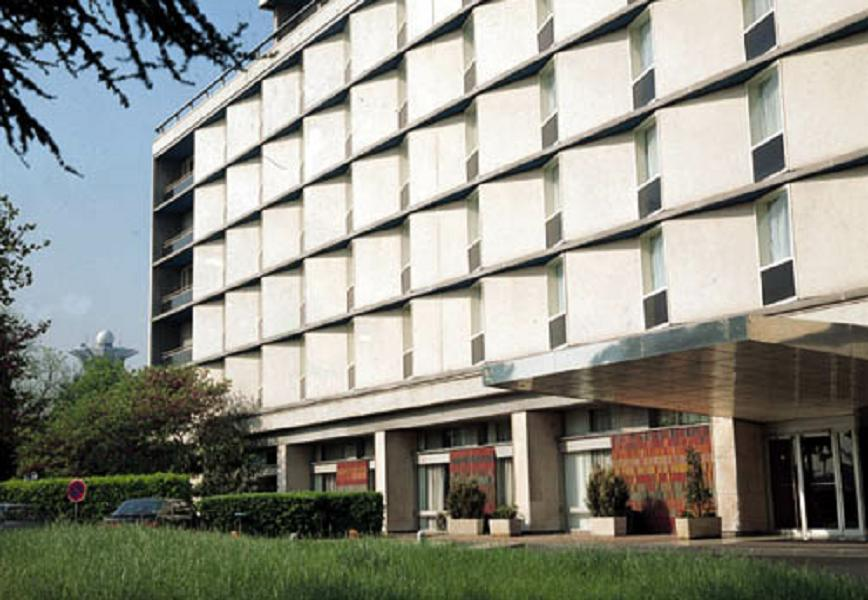
#> input picture image_processing/20200114/data/building.jpg, 868 x 600 px
$ jupyter execute --allow-errors 1.1_corner.ipynb   (shell and % lines are left out)   (older library calls are emulated)
#> lines starting #> are read from the running program, lines starting #| are printed output that depends on the picture; after the words box and inside, x2 and y2 are one past the last pixel; in counts of white or black regions, pixels touching at a corner belong together; long printed decimals are rounded
[cell 1]
import cv2, numpy as np
import math
import time
import random
from matplotlib import pyplot as plt
#import imutils

import qrcode

from pyzbar.pyzbar import decode #visual c 설치해야한다.
from bokeh.plotting import figure
from bokeh.io import output_notebook, show, push_notebook


output_notebook()


def imshow(tit, image) :
    plt.title(tit)
    if len(image.shape) == 3 :
        plt.imshow(cv2.cvtColor(image, cv2.COLOR_BGR2RGB))
    else :
        plt.imshow(image, cmap="gray")
    plt.show()


def create_win(frames, scale=1.0) :
    global myImage

    all = []
    for f in frames :
        if len(f.shape ) !=  3 : f = cv2.cvtColor(f, cv2.COLOR_GRAY2BGR)
        all.append(f)
    frame = np.vstack(all)

    fr=cv2.cvtColor(frame, cv2.COLOR_BGR2RGBA) # because Bokeh expects a RGBA image
    fr=cv2.flip(fr, -1) # because Bokeh flips vertically
    width=fr.shape[1]
    height=fr.shape[0]

    p = figure(x_range=(0,width), y_range=(0,height), output_backend="webgl", width=int(width*scale), height=int(height*scale))
    myImage = p.image_rgba(image=[fr], x=0, y=0, dw=width, dh=height)
    show(p, notebook_handle=True)


def update_win(frames) :

    all = []
    for f in frames :
        if len(f.shape ) !=  3 : f = cv2.cvtColor(f, cv2.COLOR_GRAY2BGR)
        all.append(f)
    frame = np.vstack(all)

    fr=cv2.cvtColor(frame, cv2.COLOR_BGR2RGBA)
    fr=cv2.flip(fr, -1)
    myImage.data_source.data['image']=[fr]
    push_notebook()
    time.sleep(0.05)

## Harris Corner

[cell 2]
src = cv2.imread('./data/building.jpg', cv2.IMREAD_GRAYSCALE)
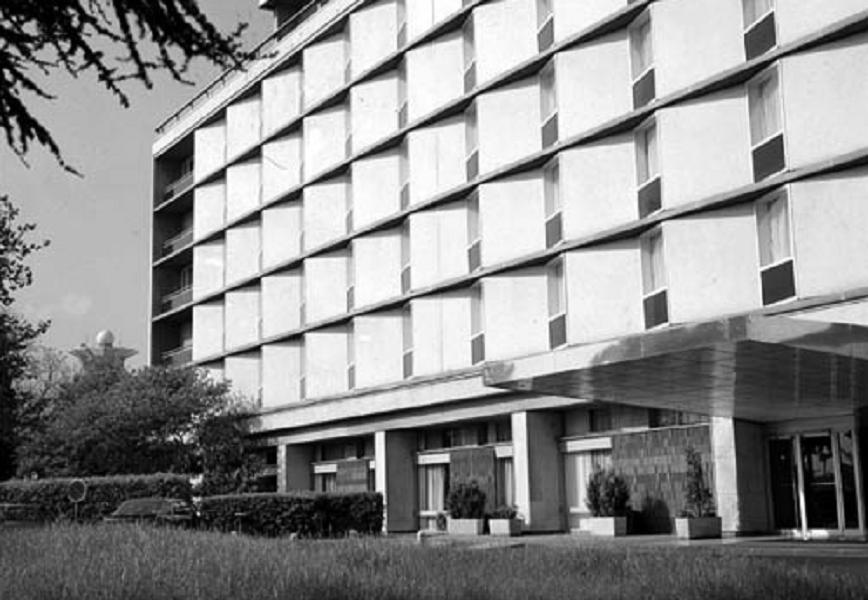
#> src: shape (600, 868); min 0, max 255, mean 142.3
#src = cv2.imread('./data/corner.png', cv2.IMREAD_GRAYSCALE)
#src = cv2.imread('./data/chessBoard.jpg', cv2.IMREAD_GRAYSCALE)
src_Gblur = cv2.GaussianBlur(src, (11,11), 0)
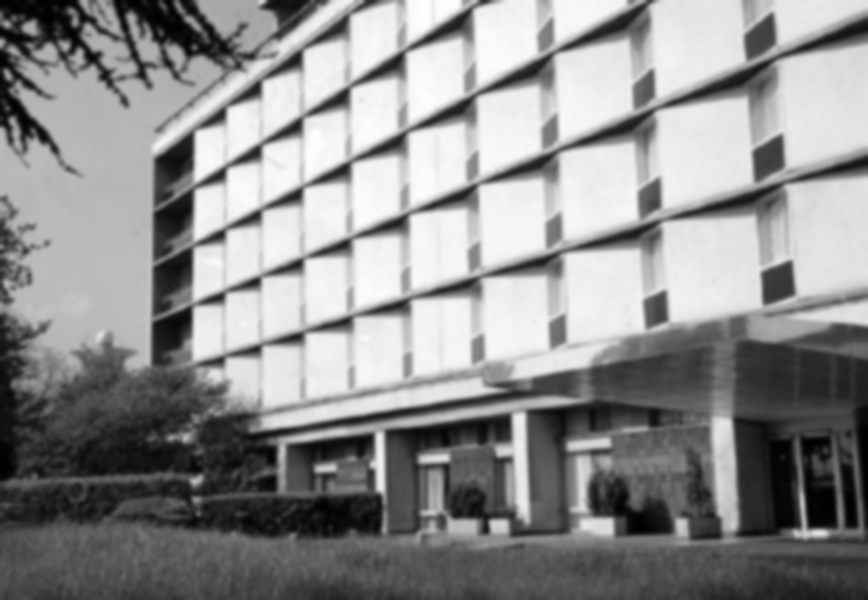
#> src_Gblur: shape (600, 868); min 0, max 254, mean 142.3


#  block 크기, 소벨크기,    k=0.04~0.06     R=Det() - kTr()
harris = cv2.cornerHarris(src_Gblur, 3, 3, 0.04) # 코너는 변화하는 구간(고주파 성분)에서 존재함 ..흑백이미지, 3 , 커널사이즈
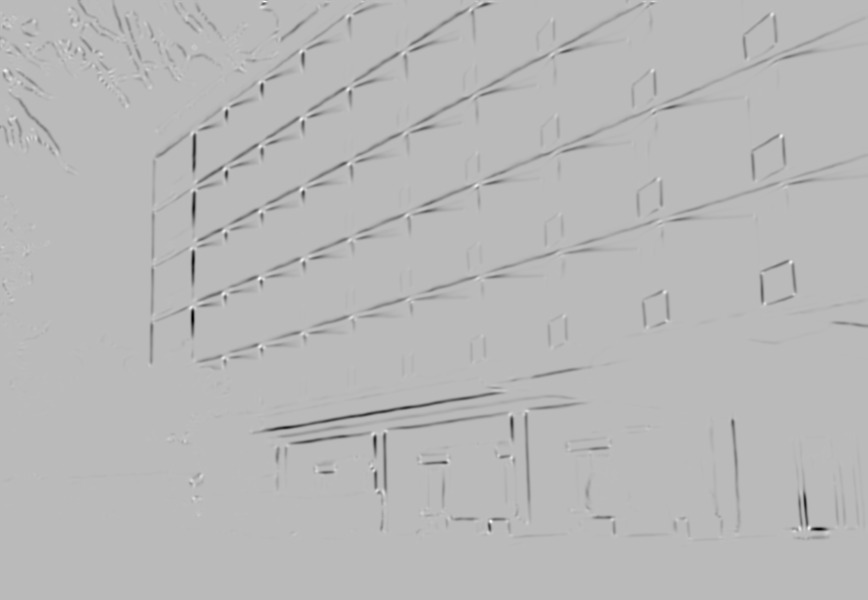
#> harris: shape (600, 868) float32; min -0.000357, max 0.00013, mean -4.4e-06; drawn with min black and max white
print(harris.dtype)
#| float32
print(harris.shape)
#| (600, 868)

print(np.min(harris)) #코너일 수있는 값
#| -0.000357
print(np.max(harris))
#| 0.0001301

#히스토그램을 통해서 정규적으로 분포를 보자, 1차원 배열로 만들어야 함
plt.hist(harris.ravel())
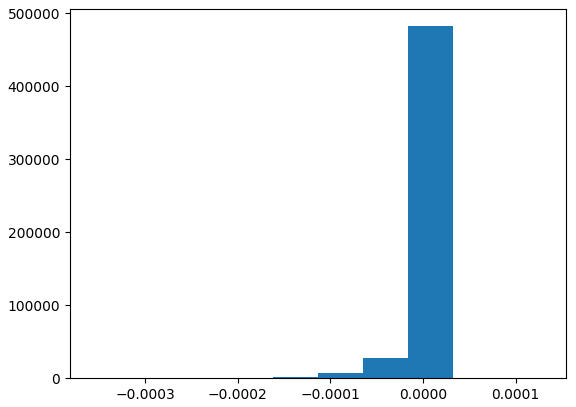
#> figure drawn by matplotlib, 1 panel; tallest bar 482076 high, from x = -1.61e-05 to 3.26e-05

[cell 3]
harris_norm = cv2.normalize(harris, None, 0, 255, cv2.NORM_MINMAX, cv2.CV_8U) #내가 원하는 타입으로 바꿀수 있음,
#0~255로 만들어 NORM_MINMAX(정규화) 시키라

print(harris_norm.dtype) #넘파이 타입
#| uint8
imshow('',harris_norm)

[cell 4]
dst = cv2.cvtColor(src_Gblur, cv2.COLOR_GRAY2BGR)


# for y in range(harris_norm.shape[0]):
#         for x in range(harris_norm.shape[1]):
#             if harris_norm[y, x] > 200: #기준 값 보다 클 때
#                     cv2.circle(dst, (x, y), 5, (0, 0, 255), 2) # x,y에 반지름5로 동그라미를 그려라 빨간색(0, 0, 255)으로


imshow('src', src)
imshow('harris_norm', harris_norm)
imshow('dst', dst)

[cell 5]
src = cv2.imread('./data/building.jpg')
#> src is the input picture: shape (600, 868, 3); mean B, G, R 133.7, 143.6, 142.9
src_gray = cv2.imread('./data/building.jpg', cv2.IMREAD_GRAYSCALE)#그레이스케일은 0이다
#넘파이가 허용하는 표현
harris = cv2.cornerHarris(src_gray, 3, 3, 0.04)
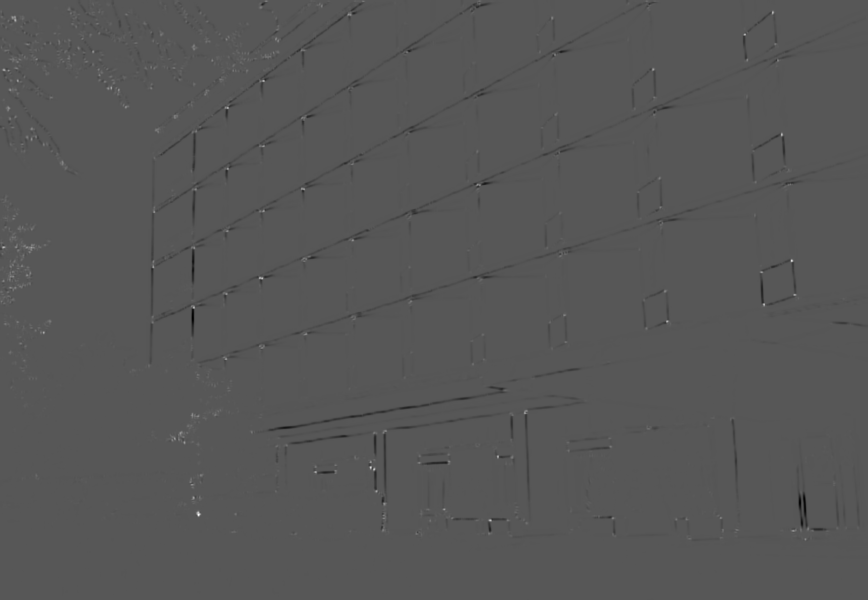
#> harris: shape (600, 868) float32; min -0.00518, max 0.01, mean -2.09e-05; drawn with min black and max white
src[harris>0.005*harris.max()] = [0,0,255]#0.01 곱하는건 10퍼센트 곱하는거, 즉 10퍼센트 정도보다 크면 색깔[0,0,255] 표시
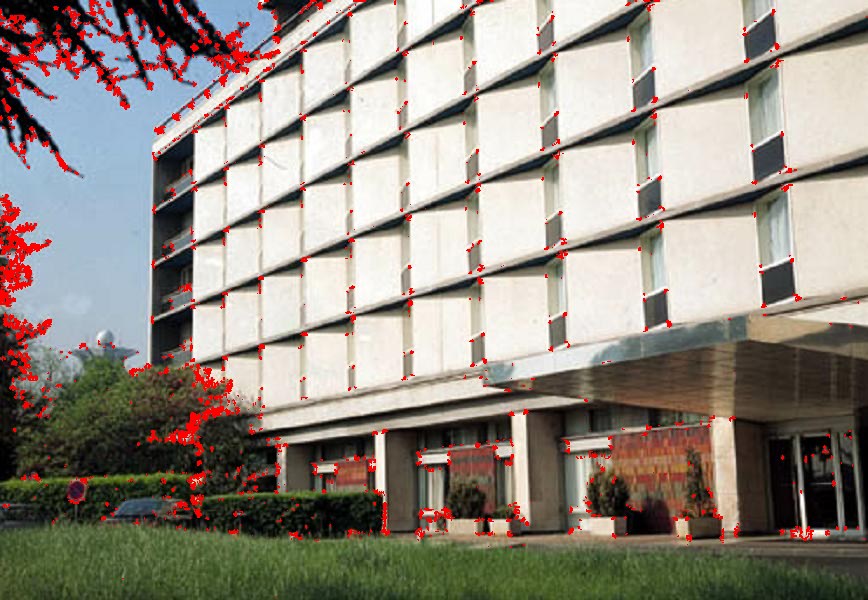
#> src: shape (600, 868, 3); 3.38% of pixels changed, all inside (x1, y1, x2, y2) = (0, 0, 867, 597)
imshow('',src)

[cell 6]
src = cv2.imread('./data/chessBoard.jpg', cv2.IMREAD_GRAYSCALE)
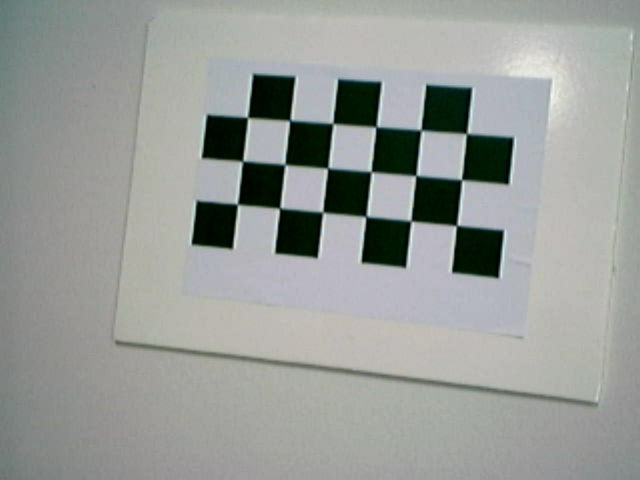
#> input picture image_processing/20200114/data/chessBoard.jpg, 640 x 480 px
#> src: shape (480, 640); min 0, max 245, mean 154.1
#src = cv2.imread('corner.png', cv2.IMREAD_GRAYSCALE)

fast = cv2.FastFeatureDetector_create(50)  # 작아지면 코너 많이 검출딤, 원에서도 검출되지만 중첨되서 검출될수 있음.
keypoints = fast.detect(src)
#> keypoints = 92 keypoints; strongest (x, y, size): (339, 80, 7), (427, 86, 7), (507, 182, 7), (316, 256, 7)
print(len(keypoints))
#| 92
dst = cv2.cvtColor(src, cv2.COLOR_GRAY2BGR)
#> dst: shape (480, 640, 3)

for kp in keypoints:
        pt = (int(kp.pt[0]), int(kp.pt[1]))
        cv2.circle(dst, pt, 5, (0, 0, 255), 2)
#> this loop made 92 passes
#> kp on passes 1 to 12: keypoint at (254, 75), size 7, keypoint at (293, 79), size 7, keypoint at (339, 80), size 7, keypoint at (379, 83), size 7, keypoint at (427, 86), size 7, keypoint at (470, 88), size 7, keypoint at (246, 115), size 7, keypoint at (208, 116), size 7, keypoint at (250, 116), size 7, keypoint at (288, 118), size 7, keypoint at (292, 119), size 7, keypoint at (246, 120), size 7
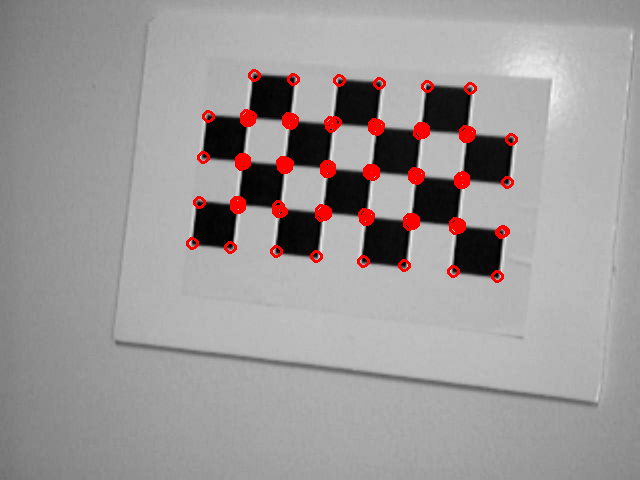
#> dst: shape (480, 640, 3); mean B, G, R 152, 152, 157

imshow('src', src)
imshow('dst', dst)

[cell 7]
src = cv2.imread('./data/chessBoard.jpg', cv2.IMREAD_GRAYSCALE)

fast = cv2.FastFeatureDetector_create(50)  # 작아지면 코너 많이 검출딤, 원에서도 검출되지만 중첨되서 검출될수 있음.
keypoints = fast.detect(src)
print(len(keypoints))
#| 92

print(keypoints[0].pt)
#| (254.0, 75.0)
x = keypoints[0].pt[0]
#> x = 254
y = keypoints[0].pt[1]
#> y = 75

x, y = keypoints[0].pt

dst = cv2.cvtColor(src, cv2.COLOR_GRAY2BGR)

for kp in keypoints:
        pt = (int(kp.pt[0]), int(kp.pt[1]))
        cv2.circle(dst, pt, 5, (0, 0, 255), 2)

imshow('src', src)
imshow('dst', dst)
cv2.imwrite("out.png", dst)
#> Out = True

[cell 8]
src = cv2.imread('./data/chessBoard.jpg')
#> src is the input picture: shape (480, 640, 3); mean B, G, R 152.2, 155.6, 152.1
mask = np.zeros(src.shape, dtype= 'uint8')
print(mask.shape)
#| (480, 640, 3)
keypoints = fast.detect(src)

for kp in keypoints:
        pt = (int(kp.pt[0]), int(kp.pt[1]))
        cv2.circle(mask, pt, 10, (255, 255, 255), -1)
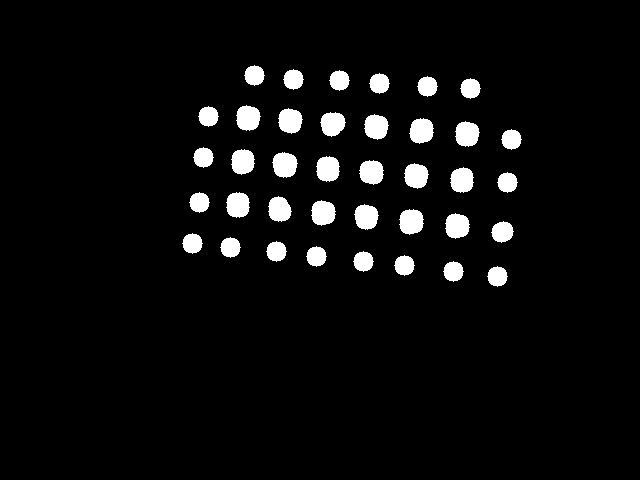
#> mask: shape (480, 640, 3); 4.9% white; 38 white regions, largest, box (x1, y1, x2, y2) and area: (272, 152, 298, 178) 508, (399, 209, 424, 235) 502, (236, 105, 261, 131) 492

imshow('', mask)
